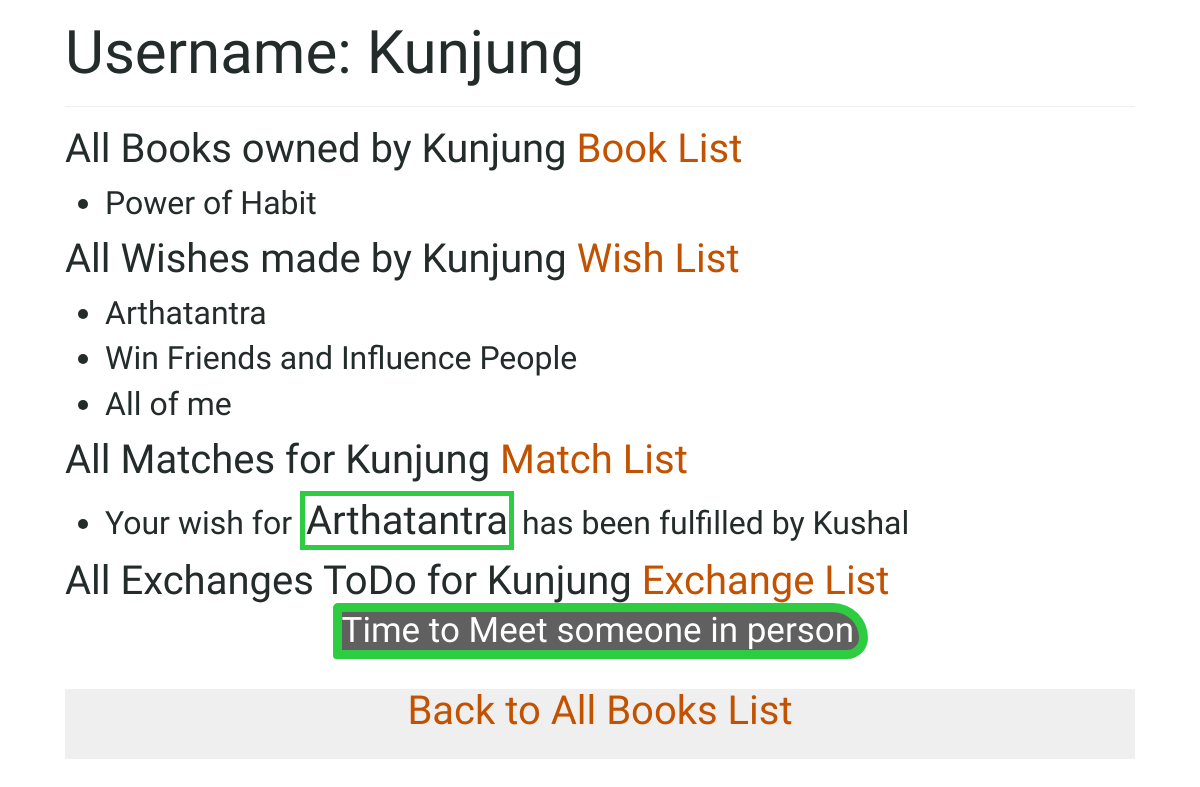
Page /person/44 on the committed database.
### books/models.py (models this page shows, shortened)
class Person(models.Model):
    name = models.CharField(max_length=20, default="Mr Nobody")
    photo = models.FileField(null=True, blank=True)
    def __str__(self):
        return f"{self.name}"

class Book(models.Model):
    name = models.CharField(max_length=20, default="Invisible Book")
    summary = models.TextField(max_length=100, null=True)
    owner = models.ForeignKey(Person, on_delete=models.CASCADE, related_name="books", null=True)
    available = models.BooleanField(default=True)
    def __str__(self):
        return f"{self.name}"

class Wish(models.Model):
    book = models.ForeignKey(Book, on_delete=models.CASCADE, related_name="wishes")
    wisher = models.ForeignKey(Person, on_delete=models.CASCADE, related_name="wishes") ### The Person who is making the wish
    angel = models.ForeignKey(Person, on_delete=models.CASCADE, related_name='wishes_to_fulfill', null=True) ### The Person who fulfills the wish therefore, the ANGEL
    fulfilled = models.BooleanField(default=False)
    rank = models.IntegerField(default=1)  ### The Number One Book

### books/views.py (the view)
# urls.py: path('person/<int:person_id>', views.person, name='person'),
def person(request, person_id):
	try:
		person = Person.objects.get(pk=person_id)
	except Person.DoesNotExist:
		raise Http404("Person does not exist.")
	context = {
		"person": person,
		"books": person.books.all(),
		"wishes": person.wishes.all(),
		"matched_wishes": person.wishes.filter(fulfilled=True)
	}
	return render(request, "books/person.html", context)

### books/templates/books/person.html (shortened to what this page needs)
{% extends "books/base.html" %}
{% block body %}
	<h2>Username: {{ person.name }} </h2>
    <hr>
	<h4>All Books owned by {{ person.name }} <a href="{% url 'yourbooks' person.id %}"> Book List</a> </h4>
	<ul>
		{% for book in books %}
			<li> {{ book }} </li>
		{% endfor %}
	</ul>
	<h4>All Wishes made by {{ person.name }} <a href="{% url 'yourwishes' person.id %}"> Wish List </a> </h4>
	<ul>
		{% for wish in wishes %}
			<li> {{ wish.book }} </li>
		{% endfor %}
	</ul>
	<h4>All Matches for {{ person.name }} <a href="{% url 'yourmatches' person.id %}"> Match List </a> </h4>
	<ul>
		{% for wish in matched_wishes %}
			<li> Your wish for <span class="matchhighlight">{{ wish.book }}</span> has been fulfilled by {{ wish.angel }}</li>
		{% endfor %}
	</ul>
	<h4>All Exchanges ToDo for {{ person.name }}
		<a href="{% url 'yourexchanges' person.id %}">
			Exchange List
			<span class="center available"> Time to Meet someone in person </span>
		</a>
	</h4>
{% endblock %}

### books/static/css/main.css (style rules this page uses)
body { padding-left: 65px; padding-right: 65px; font-family: 'Sue Ellen Francisco', cursive; font-size: 32px; color: #232B2B; }
h1, h2, h3, h4 { font-family: 'Amatic SC', bold; }
h2 { font-size: 60px; }
h4 { font-size: 40px; }
a { color: #C25100; font-family: 'Amatic SC', bold; }
.center { display: block; margin-left: auto; margin-right: auto; width: 50%; }
.available { border: 9px solid #2ECC40; background-color: #606060; color: #FFFFFF; border-radius: 7px 50px 30px 5px; font-size: 35px; }
.matchhighlight { font-family: 'Amatic SC', bold; border: 5px solid #2ECC40; padding: 1px; font-size: 40px; }

### rows in the picture
Person: name "Kunjung"
Book: name "Power of Habit"
Wish: book "Arthatantra", angel "Kushal"
Wish: book "Win Friends and Influence People"
Wish: book "All of me"
